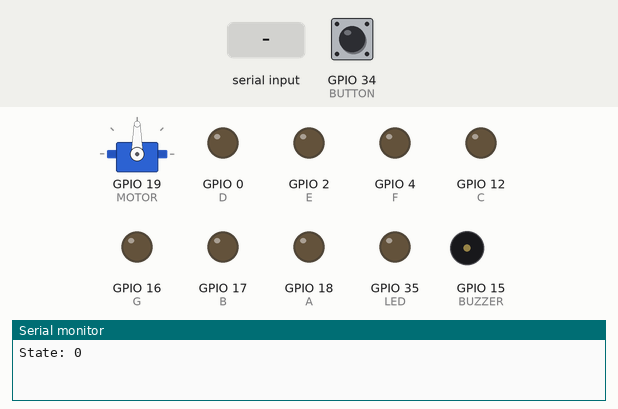
This sketch was run on a simulated ESP32. Shown: servo, output pins drawn as LEDs (lit = HIGH), buzzer (waves = sounding, pin HIGH), the last lines printed to the serial monitor. The inputs (shaded band) are chosen by the test bench; at power-on: GPIO 34 (BUTTON) LOW.

Above: at 1.2 s.
1.3 s: GPIO 34 (BUTTON) pulled HIGH for 0.15 s
At 1.4 s:
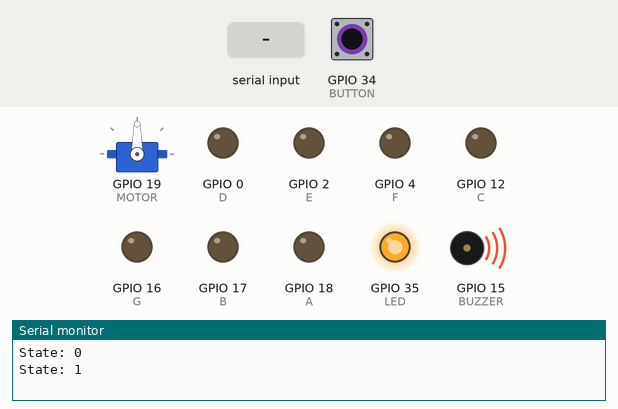
3.0 s: "1\n" received over Serial
At 4.6 s:
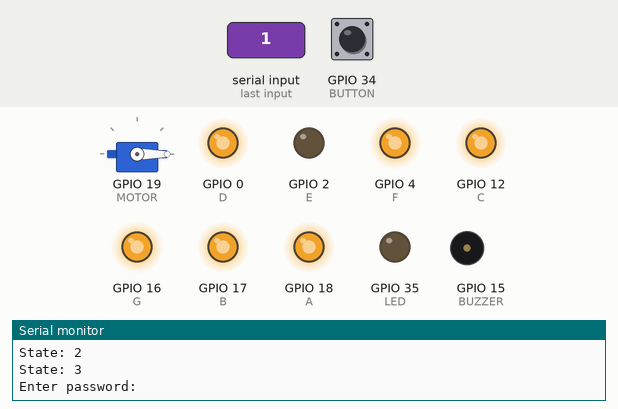
6.0 s: "90,45,200\n" received over Serial
At 7.5 s:
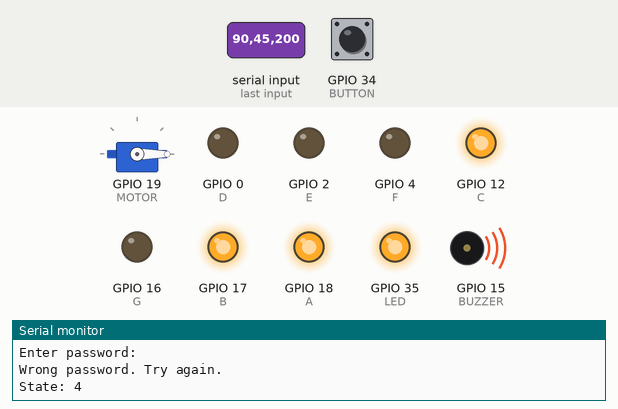
Timing chart, 0 to 9.0 s (numbered marks = the images above; inputs shaded):
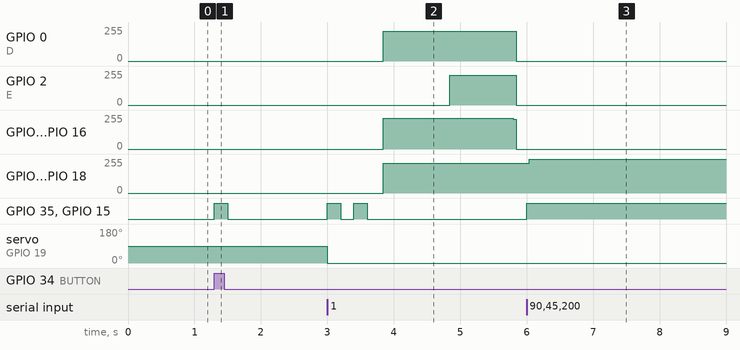

Measured:
- after the input at 1.3 s, GPIO 35 (LED), GPIO 15 (BUZZER): LOW → HIGH at once, → LOW 0.20 s later
- after the input at 3.0 s, GPIO 0 (D): 0/255 → 224/255 after 0.84 s, → 0/255 2.0 s later; GPIO 2 (E): 0/255 → 225/255 after 1.8 s, → 0/255 1.0 s later
- after the input at 6.0 s, GPIO 0 (D), GPIO 2 (E): stops changing and stays 0/255; GPIO 4 (F), GPIO 16 (G): stays 0/255 (without the input it goes to 229/255 after 0.84 s); GPIO 35 (LED), GPIO 15 (BUZZER): LOW → HIGH at once

The sketch:

alarme_v0.ino
```cpp
#include <ESP32Servo.h>
#include <WebSocketsClient.h>
#include <WiFi.h>


#define LED 35
#define BUZZER 15
#define BUTTON 34
#define MOTOR 19
#define LDR 32
#define A 18
#define B 17
#define C 12
#define D 0
#define E 2
#define F 4
#define G 16

bool lock_closed;
int time_difference = 0;
int buttonState = 0;
long int time_var = 0;
int seconds = 0;
int password = 1234;  // senha definida
int alarm_input = 0;
int userInput = 0;
int attempts = 0;
int i =0;
bool pwd;
int ldr_threshold = 2500;
Servo lock;
int pos = 90;


enum State {
  DEACTIVATED,
  DOOR_OPEN,
  ACTIVATED,
  WARNING,
  ALARM,
} state;

void displayDigit(int digit) {
  // desliga todos os segmentos antes de exibir o numero
  digitalWrite(A, LOW);
  digitalWrite(B, LOW);
  digitalWrite(C, LOW);
  digitalWrite(D, LOW);
  digitalWrite(E, LOW);
  digitalWrite(F, LOW);
  digitalWrite(G, LOW);

  // liga os segmentos para cada digito
  switch (digit) {
    case 0:
      digitalWrite(A, HIGH);
      digitalWrite(B, HIGH);
      digitalWrite(C, HIGH);
      digitalWrite(D, HIGH);
      digitalWrite(E, HIGH);
      digitalWrite(F, HIGH);
      break;
    case 1:
      digitalWrite(B, HIGH);
      digitalWrite(C, HIGH);
      break;
    case 2:
      digitalWrite(A, HIGH);
      digitalWrite(B, HIGH);
      digitalWrite(D, HIGH);
      digitalWrite(E, HIGH);
      digitalWrite(G, HIGH);
      break;
    case 3:
      digitalWrite(A, HIGH);
      digitalWrite(B, HIGH);
      digitalWrite(C, HIGH);
      digitalWrite(D, HIGH);
      digitalWrite(G, HIGH);
      break;
    case 4:
      digitalWrite(B, HIGH);
      digitalWrite(C, HIGH);
      digitalWrite(F, HIGH);
      digitalWrite(G, HIGH);
      break;
    case 5:
      digitalWrite(A, HIGH);
      digitalWrite(C, HIGH);
      digitalWrite(D, HIGH);
      digitalWrite(F, HIGH);
      digitalWrite(G, HIGH);
      break;
    case 6:
      digitalWrite(A, HIGH);
      digitalWrite(C, HIGH);
      digitalWrite(D, HIGH);
      digitalWrite(E, HIGH);
      digitalWrite(F, HIGH);
      digitalWrite(G, HIGH);
      break;
    case 7:
      digitalWrite(A, HIGH);
      digitalWrite(B, HIGH);
      digitalWrite(C, HIGH);
      break;
    case 8:
      digitalWrite(A, HIGH);
      digitalWrite(B, HIGH);
      digitalWrite(C, HIGH);
      digitalWrite(D, HIGH);
      digitalWrite(E, HIGH);
      digitalWrite(F, HIGH);
      digitalWrite(G, HIGH);
      break;
    case 9:
      digitalWrite(A, HIGH);
      digitalWrite(B, HIGH);
      digitalWrite(C, HIGH);
      digitalWrite(D, HIGH);
      digitalWrite(F, HIGH);
      digitalWrite(G, HIGH);
      break;
    default:
      break;
  }
}

bool btnPressed() {
  buttonState = digitalRead(BUTTON);
  while (buttonState == LOW) {
    buttonState = digitalRead(BUTTON);
    if (buttonState == HIGH) {
      return true;
    }
  }
}

void deactivateAll() {
  digitalWrite(LED, LOW);
  digitalWrite(BUZZER, LOW);
  digitalWrite(A, LOW);
  digitalWrite(B, LOW);
  digitalWrite(C, LOW);
  digitalWrite(D, LOW);
  digitalWrite(E, LOW);
  digitalWrite(F, LOW);
  digitalWrite(G, LOW);
}

void showState(){
  Serial.print("State: ");
  Serial.println(state);
}

void beep() {
  digitalWrite(LED, HIGH);
  digitalWrite(BUZZER, HIGH);
  delay(200);
  digitalWrite(LED, LOW);
  digitalWrite(BUZZER, LOW);
  delay(200);
}

void blinkLED() {
  digitalWrite(LED, HIGH);
  delay(200);
  digitalWrite(LED, LOW);
  delay(200);
}

bool isDoorClosed() {
  Serial.println("Please, close the door (type 1): ");
  time_var = millis();
  while (millis() - time_var < 10000) {
    if (Serial.available() > 0) {
      int doorState = Serial.parseInt();
      if (doorState == 1) {
        return true;
      }
    }
  }
  return false;
}

void showDigit() {
  seconds = (10000 - time_difference);
  for (i=0; i<10; i++){
    if (seconds < (i+1)*1000 && i*1000< seconds ) {
      displayDigit(i);
    }
  }
}

void openLock() {
  lock.write(pos);
}

void closeLock() {
  lock.write(-pos);
}

bool enterPassword() {
  Serial.println("Enter password: ");
  // startCountdown();
  time_var = millis();
  Serial.read();
  while (millis() - time_var < 10000) {
    time_difference = millis() - time_var;
    showDigit();
    if (Serial.available() > 0) {
      int userInput = Serial.parseInt();
      if (userInput == password) {
        return true;
      } else {
        Serial.println("Wrong password. Try again. ");
        return false;
      }
    }
  }
  return false;
}


void triggerAlarm() {
  digitalWrite(BUZZER, HIGH);
  digitalWrite(LED, HIGH);
  Serial.read();
  pwd = false;
  while (!pwd) {
    if (Serial.available() > 0) {
      int alarm_input = Serial.parseInt();
      if (alarm_input == password) {
        pwd = true;
      }
    }
  }
  openLock();
  state = DEACTIVATED;
}

void setup() {
  pinMode(LED, OUTPUT);
  pinMode(BUZZER, OUTPUT);
  pinMode(MOTOR, OUTPUT);
  pinMode(BUTTON, INPUT);
  pinMode(LDR, INPUT);
  pinMode(A, OUTPUT);
  pinMode(B, OUTPUT);
  pinMode(C, OUTPUT);
  pinMode(D, OUTPUT);
  pinMode(E, OUTPUT);
  pinMode(F, OUTPUT);
  pinMode(G, OUTPUT);
  lock.attach(MOTOR);
  state = DEACTIVATED;
  Serial.begin(115200);
}


void loop() {

  switch(state){

    case DEACTIVATED:
      showState();
      attempts = 0;
      deactivateAll();
      if (btnPressed()) {
        state = DOOR_OPEN;
      }
      break;

    case DOOR_OPEN:
      showState();
      beep();
      if (isDoorClosed()) {
        state = ACTIVATED;
        lock.write(-pos);

      } else {
        state = ALARM;
      }
      break;

    case ACTIVATED:
      showState();
      closeLock();
      lock_closed = true;
      while (lock_closed == true) {
        if (analogRead(LDR) < ldr_threshold) {
          beep();
          beep();
          lock_closed = false;
          state = WARNING;
        }
      }
      break;

    case WARNING:
      showState();
      pwd = false;
      while (attempts < 2 && !pwd) {
        if (pwd = enterPassword()) {
          openLock();
          state = DEACTIVATED;  // senha correta, volta para ativado
        } else {
          attempts++;
        }
      if (attempts == 2) {
        state = ALARM;
      }
      }
      break;

    case ALARM:
      showState();
      triggerAlarm();  // buzzer continuo e LED piscando
      break;
  }
}
```
